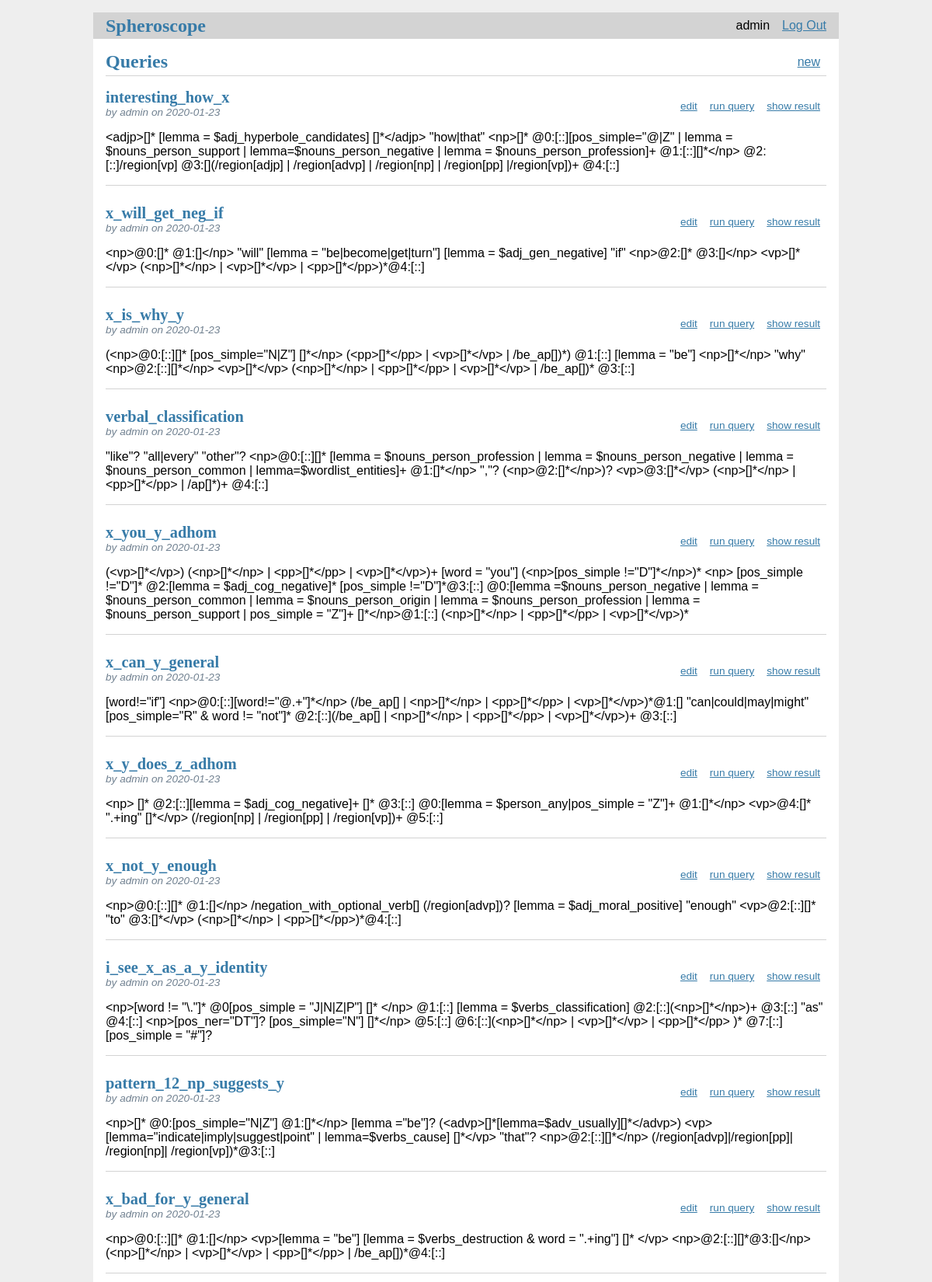
The app's page /queries/ (signed in, upper part) with its own data.
### tables this page shows
CREATE TABLE users (
  id INTEGER PRIMARY KEY AUTOINCREMENT,
  username TEXT UNIQUE NOT NULL,
  password TEXT NOT NULL
);

CREATE TABLE queries (
  id INTEGER PRIMARY KEY AUTOINCREMENT,
  author_id INTEGER NOT NULL,
  created TIMESTAMP NOT NULL DEFAULT CURRENT_TIMESTAMP,
  title TEXT NOT NULL,
  query TEXT NOT NULL,
  anchors TEXT,
  regions TEXT,
  pattern INTEGER,
  FOREIGN KEY (author_id) REFERENCES users (id)
);

### spheroscope/queries.py (the view)
@bp.route('/')
@login_required
def index():
    db = get_db()
    queries = db.execute(
        'SELECT qu.id, title, query, created, author_id, username, anchors, regions, pattern'
        ' FROM queries qu JOIN users u ON qu.author_id = u.id'
        ' ORDER BY created DESC'
    ).fetchall()
    return render_template('queries/index.html', queries=queries)

### spheroscope/auth.py (called while the page is built)
@bp.before_app_request
def load_logged_in_user():
    user_id = session.get('user_id')
    if user_id is None:
        g.user = None
    else:
        g.user = get_db().execute(
            'SELECT * FROM users WHERE id = ?', (user_id,)
        ).fetchone()

def login_required(view):
    @functools.wraps(view)
    def wrapped_view(**kwargs):
        if g.user is None:
            return redirect(url_for('auth.login'))
        return view(**kwargs)
    return wrapped_view

### spheroscope/db.py (called while the page is built)
def get_db():
    if 'db' not in g:
        g.db = sqlite3.connect(
            current_app.config['DATABASE'],
            detect_types=sqlite3.PARSE_DECLTYPES
        )
        g.db.row_factory = sqlite3.Row
    return g.db

### spheroscope/templates/queries/index.html
{% extends 'base.html' %}
{% block header %}
<h1>{% block title %}Queries{% endblock %}</h1>
{% if g.user %}
<a class="action" href="{{ url_for('queries.create') }}">new</a>
{% endif %}
{% endblock %}
{% block content %}
{% for query in queries %}
<article class="post">
  <header>
    <div>
      <h1>{{ query['title'] }}</h1>
      <div class="about">by {{ query['username'] }} on {{ query['created'].strftime('%Y-%m-%d') }}</div>
    </div>
    {% if g.user['id'] == query['author_id'] %}
    <a class="action" href="{{
			    url_for('queries.update', id=query['id'])
			    }}">edit</a>
    <a class="action" href="{{
			    url_for('queries.run', id=query['id'])
			    }}">run query</a>
    <a class="action" href="{{
			    url_for('queries.show_result', id=query['id'])
			    }}">show result</a>
    {% endif %}
  </header>
  <p class="body">{{ query['query'] }}</p>
</article>
{% if not loop.last %}
<hr>
{% endif %}
{% endfor %}
{% endblock %}

### spheroscope/templates/base.html (shortened to what this page needs)
<!doctype html>
<link rel="stylesheet" href="{{ url_for('static', filename='style.css') }}">
<nav>
  <h1><a href="{{ url_for('index') }}">Spheroscope</a></h1>
  <ul>
    {% if g.user %}
      <li><span>{{ g.user['username'] }}</span>
      <li><a href="{{ url_for('auth.logout') }}">Log Out</a>
    {% else %}
      <li><a href="{{ url_for('auth.register') }}">Register</a>
      <li><a href="{{ url_for('auth.login') }}">Log In</a>
    {% endif %}
  </ul>
</nav>
<section class="content">
  <header>
    {% block header %}{% endblock %}
  </header>
  {% block content %}{% endblock %}
</section>

### spheroscope/static/style.css (style rules this page uses)
h1 { font-family: serif; color: #377ba8; margin: 1rem 0; }
a { color: #377ba8; }
hr { border: none; border-top: 1px solid lightgray; }
nav { background: lightgray; display: flex; align-items: center; padding: 0 0.5rem; }
nav h1 { flex: auto; margin: 0; }
nav h1 a { text-decoration: none; padding: 0.25rem 0.5rem; }
nav ul { display: flex; list-style: none; margin: 0; padding: 0; }
nav ul li a, nav ul li span, header .action { display: block; padding: 0.5rem; }
.content { padding: 0 1rem 1rem; }
.content > header { border-bottom: 1px solid lightgray; display: flex; align-items: flex-end; }
.content > header h1 { flex: auto; margin: 1rem 0 0.25rem 0; }
.post > header { display: flex; align-items: flex-end; font-size: 0.85em; }
.post > header > div:first-of-type { flex: auto; }
.post > header h1 { font-size: 1.5em; margin-bottom: 0; }
.post .about { color: slategray; font-style: italic; }
.post .body { white-space: pre-line; }
.content:last-child { margin-bottom: 0; }

### records on screen
users: user.username "admin"
queries: title "interesting_how_x", username "admin", created "2020-01-23", query "<adjp>[]* [lemma = $adj_hyperbole_candidates] []*</adjp> \"how|that\" <np>[]* @0:[::][pos_simple=\"@|Z\" | lemma = $nouns_person_support | lemma=$nouns_person_negative | lemma = $nouns_person_profession]+ @1:[::][]*</np> @2:[::]/region[vp] @3:[](/region[adjp] | /region[advp] | /region[np] | /region[pp] |/region[vp])+ @4:[::]"
queries: title "x_will_get_neg_if", username "admin", created "2020-01-23", query "<np>@0:[]* @1:[]</np> \"will\" [lemma = \"be|become|get|turn\"] [lemma = $adj_gen_negative] \"if\" <np>@2:[]* @3:[]</np> <vp>[]*</vp> (<np>[]*</np> | <vp>[]*</vp> | <pp>[]*</pp>)*@4:[::]"
queries: title "x_is_why_y", username "admin", created "2020-01-23", query "(<np>@0:[::][]* [pos_simple=\"N|Z\"] []*</np> (<pp>[]*</pp> | <vp>[]*</vp> | /be_ap[])*) @1:[::] [lemma = \"be\"] <np>[]*</np> \"why\" <np>@2:[::][]*</np> <vp>[]*</vp> (<np>[]*</np> | <pp>[]*</pp> | <vp>[]*</vp> | /be_ap[])* @3:[::]"
queries: title "verbal_classification", username "admin", created "2020-01-23", query "\"like\"? \"all|every\" \"other\"? <np>@0:[::][]* [lemma = $nouns_person_profession | lemma = $nouns_person_negative | lemma = $nouns_person_common | lemma=$wordlist_entities]+ @1:[]*</np> \",\"? (<np>@2:[]*</np>)? <vp>@3:[]*</vp> (<np>[]*</np> | <pp>[]*</pp> | /ap[]*)+ @4:[::]"
queries: title "x_you_y_adhom", username "admin", created "2020-01-23", query "(<vp>[]*</vp>) (<np>[]*</np> | <pp>[]*</pp> | <vp>[]*</vp>)+ [word = \"you\"] (<np>[pos_simple !=\"D\"]*</np>)* <np> [pos_simple !=\"D\"]* @2:[lemma = $adj_cog_negative]* [pos_simple !=\"D\"]*@3:[::] @0:[lemma =$nouns_person_negative | lemma = $nouns_person_common | lemma = $nouns_person_origin | lemma = $nouns_person_profession | lemma = $nouns_person_support | pos_simple = \"Z\"]+ []*</np>@1:[::] (<np>[]*</np> | <pp>[]*</pp> | <vp>[]*</vp>)*"
queries: title "x_can_y_general", username "admin", created "2020-01-23", query "[word!=\"if\"] <np>@0:[::][word!=\"@.+\"]*</np> (/be_ap[] | <np>[]*</np> | <pp>[]*</pp> | <vp>[]*</vp>)*@1:[] \"can|could|may|might\" [pos_simple=\"R\" & word != \"not\"]* @2:[::](/be_ap[] | <np>[]*</np> | <pp>[]*</pp> | <vp>[]*</vp>)+ @3:[::]"
queries: title "x_y_does_z_adhom", username "admin", created "2020-01-23", query "<np> []* @2:[::][lemma = $adj_cog_negative]+ []* @3:[::] @0:[lemma = $person_any|pos_simple = \"Z\"]+ @1:[]*</np> <vp>@4:[]* \".+ing\" []*</vp> (/region[np] | /region[pp] | /region[vp])+ @5:[::]"
queries: title "x_not_y_enough", username "admin", created "2020-01-23", query "<np>@0:[::][]* @1:[]</np> /negation_with_optional_verb[] (/region[advp])? [lemma = $adj_moral_positive] \"enough\" <vp>@2:[::][]* \"to\" @3:[]*</vp> (<np>[]*</np> | <pp>[]*</pp>)*@4:[::]"
queries: title "i_see_x_as_a_y_identity", username "admin", created "2020-01-23", query "<np>[word != \"\\.\"]* @0[pos_simple = \"J|N|Z|P\"] []* </np> @1:[::] [lemma = $verbs_classification] @2:[::](<np>[]*</np>)+ @3:[::] \"as\" @4:[::] <np>[pos_ner=\"DT\"]? [pos_simple=\"N\"] []*</np> @5:[::] @6:[::](<np>[]*</np> | <vp>[]*</vp> | <pp>[]*</pp> )* @7:[::] [pos_simple = \"#\"]?"
queries: title "pattern_12_np_suggests_y", username "admin", created "2020-01-23", query "<np>[]* @0:[pos_simple=\"N|Z\"] @1:[]*</np> [lemma =\"be\"]? (<advp>[]*[lemma=$adv_usually][]*</advp>) <vp>[lemma=\"indicate|imply|suggest|point\" | lemma=$verbs_cause] []*</vp> \"that\"? <np>@2:[::][]*</np> (/region[advp]|/region[pp]| /region[np]| /region[vp])*@3:[::]"
queries: title "x_bad_for_y_general", username "admin", created "2020-01-23", query "<np>@0:[::][]* @1:[]</np> <vp>[lemma = \"be\"] [lemma = $verbs_destruction & word = \".+ing\"] []* </vp> <np>@2:[::][]*@3:[]</np> (<np>[]*</np> | <vp>[]*</vp> | <pp>[]*</pp> | /be_ap[])*@4:[::]"
